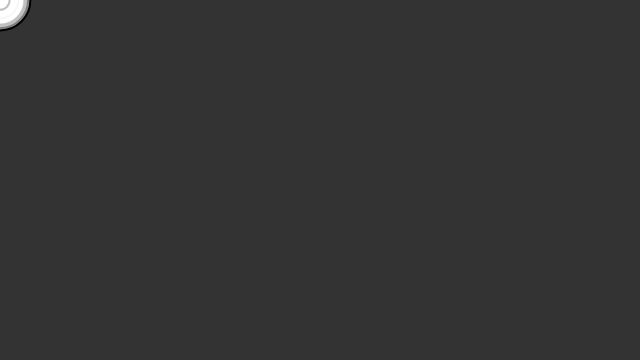
Frame 1 (no input)
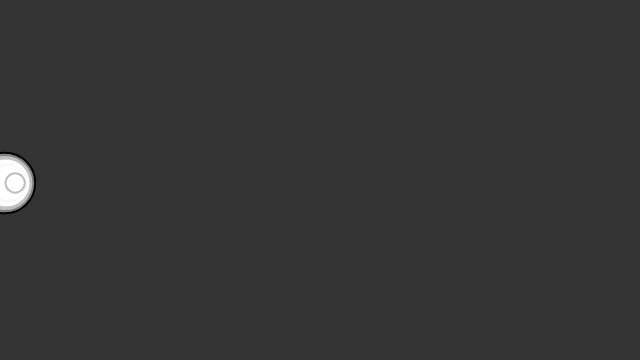
Frame 60 (no input)
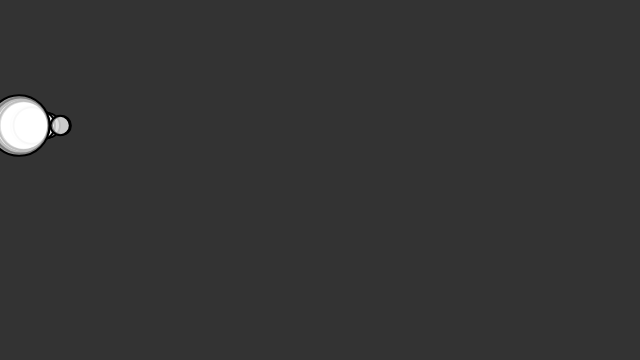
Frame 120 (the mouse pressed at the canvas centre since frame 60)

The p5.js sketch that drew these frames (run headless with seeded random() and noise() and a simulated clock; from frame 60 on, the mouse is pressed at the canvas centre):

// p5.js sketch
// ── sketch.js
// The Nature of Code
// Daniel Shiffman
// http://natureofcode.com

var movers = [];

function setup() {
  createCanvas(640,360);
  for (var i = 0; i < 20; i++) {
    movers[i] = new Mover(random(1,4),0,0);
  }
}

function draw() {
  background(51);

  for (var i = 0; i < movers.length; i++) {
    var wind = createVector(0.01,0);
    var gravity = createVector(0, 0.1*movers[i].mass);
    movers[i].applyForce(wind);
    movers[i].applyForce(gravity);
    movers[i].update();
    movers[i].display();
    movers[i].checkEdges();
  }
}

// ── mover.js
// The Nature of Code
// Daniel Shiffman
// http://natureofcode.com

function Mover(m,x,y) {
    this.mass = m;
    this.position = createVector(x,y);
    this.velocity = createVector(0,0);
    this.acceleration = createVector(0,0);
}
  
Mover.prototype.applyForce = function(force) {
  var f = p5.Vector.div(force,this.mass);
  this.acceleration.add(f);
};
  
Mover.prototype.update = function() {
  this.velocity.add(this.acceleration);
  this.position.add(this.velocity);
  this.acceleration.mult(0);
};

Mover.prototype.display = function() {
  stroke(0);
  strokeWeight(2);
  fill(255,127);
  ellipse(this.position.x,this.position.y,this.mass*16,this.mass*16);
};

Mover.prototype.checkEdges = function() {
  if (this.position.x > width) {
    this.position.x = width;
    this.velocity.x *= -1;
  } else if (this.position.x < 0) {
    this.velocity.x *= -1;
    this.position.x = 0;
  }
  if (this.position.y > height) {
    this.velocity.y *= -1;
    this.position.y = height;
  }
};
